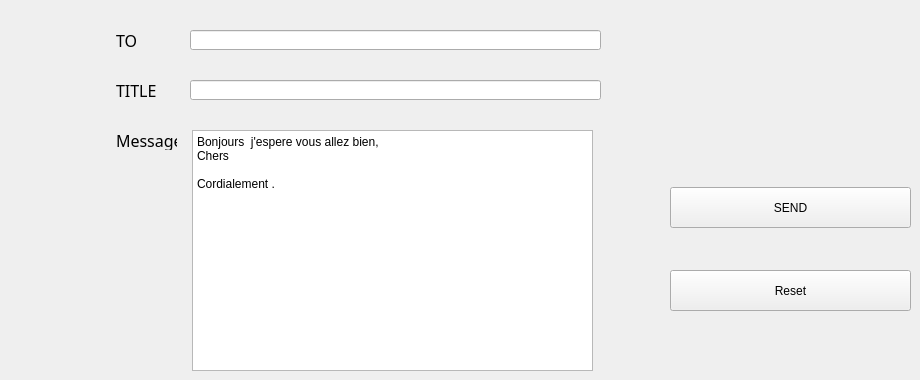
          <widget class="QWidget" name="tab_16">
           <attribute name="title">
            <string>envoie Mail</string>
           </attribute>
           <widget class="QPlainTextEdit" name="msg_3">
            <property name="geometry">
             <rect>
              <x>192</x>
              <y>130</y>
              <width>401</width>
              <height>241</height>
             </rect>
            </property>
            <property name="styleSheet">
             <string notr="true">QTableView {
padding: 1px;
border-style: solid;
border: 2px solid gray;
border-radius: 8px;
background-color: rgb(141, 70, 176);
border:2px solid #fff;
}</string>
            </property>
            <property name="plainText">
             <string>Bonjours  j'espere vous allez bien,
Chers 

Cordialement .</string>
            </property>
           </widget>
           <widget class="QPushButton" name="send_mail_3">
            <property name="geometry">
             <rect>
              <x>670</x>
              <y>187</y>
              <width>241</width>
              <height>41</height>
             </rect>
            </property>
            <property name="styleSheet">
             <string notr="true"/>
            </property>
            <property name="text">
             <string>SEND</string>
            </property>
            <property name="icon">
             <iconset resource="img.qrc">
              <normaloff>:/send.png</normaloff>:/send.png</iconset>
            </property>
            <property name="iconSize">
             <size>
              <width>30</width>
              <height>50</height>
             </size>
            </property>
           </widget>
           <widget class="QLabel" name="label_55">
            <property name="geometry">
             <rect>
              <x>116</x>
              <y>30</y>
              <width>61</width>
              <height>20</height>
             </rect>
            </property>
            <property name="font">
             <font>
              <family>Sitka Display</family>
              <pointsize>12</pointsize>
              <weight>50</weight>
              <bold>false</bold>
             </font>
            </property>
            <property name="text">
             <string>TO</string>
            </property>
           </widget>
           <widget class="QLabel" name="label_56">
            <property name="geometry">
             <rect>
              <x>116</x>
              <y>80</y>
              <width>61</width>
              <height>20</height>
             </rect>
            </property>
            <property name="font">
             <font>
              <family>Sitka Display</family>
              <pointsize>12</pointsize>
              <weight>50</weight>
              <bold>false</bold>
             </font>
            </property>
            <property name="text">
             <string>TITLE</string>
            </property>
           </widget>
           <widget class="QLabel" name="label_57">
            <property name="geometry">
             <rect>
              <x>116</x>
              <y>130</y>
              <width>61</width>
              <height>20</height>
             </rect>
            </property>
            <property name="font">
             <font>
              <family>Sitka Display</family>
              <pointsize>12</pointsize>
              <weight>50</weight>
              <bold>false</bold>
             </font>
            </property>
            <property name="text">
             <string>Message</string>
            </property>
           </widget>
           <widget class="QLineEdit" name="rcpt_3">
            <property name="geometry">
             <rect>
              <x>190</x>
              <y>30</y>
              <width>411</width>
              <height>20</height>
             </rect>
            </property>
            <property name="styleSheet">
             <string notr="true">alternate-background-color: rgb(255, 169, 237);</string>
            </property>
           </widget>
           <widget class="QLineEdit" name="subject_3">
            <property name="geometry">
             <rect>
              <x>190</x>
              <y>80</y>
              <width>411</width>
              <height>20</height>
             </rect>
            </property>
           </widget>
           <widget class="QPushButton" name="reset_4">
            <property name="geometry">
             <rect>
              <x>670</x>
              <y>270</y>
              <width>241</width>
              <height>41</height>
             </rect>
            </property>
            <property name="styleSheet">
             <string notr="true"/>
            </property>
            <property name="text">
             <string>Reset</string>
            </property>
            <property name="icon">
             <iconset resource="img.qrc">
              <normaloff>:/reset.png</normaloff>:/reset.png</iconset>
            </property>
            <property name="iconSize">
             <size>
              <width>30</width>
              <height>50</height>
             </size>
            </property>
           </widget>
          </widget>
